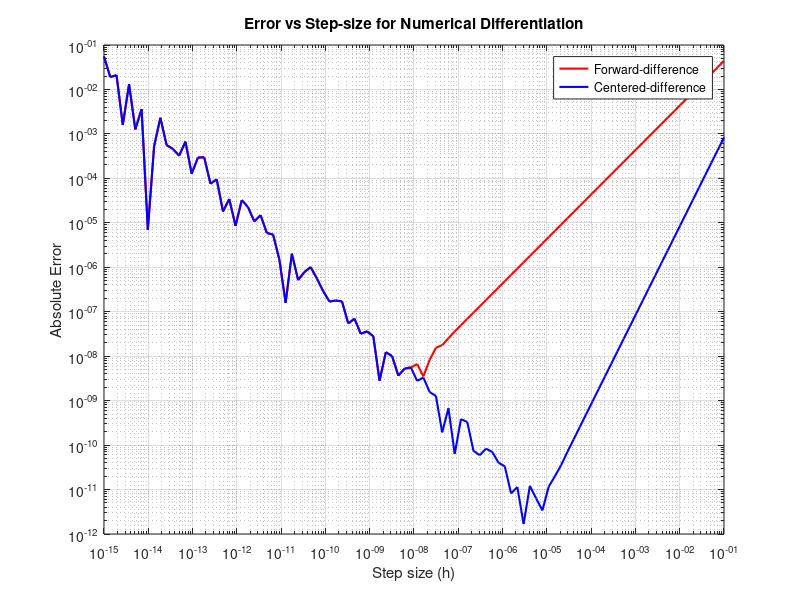

Write the MATLAB code that produced this figure.
% Parameters
x = pi/3;
true_val = 0.5;
h = logspace(-15, -1, 100);

% Numerical Formulas
f = @(x) sin(x);
forward_diff = (f(x + h) - f(x)) ./ h;
centered_diff = (f(x + h) - f(x - h)) ./ (2 * h);

% Absolute Errors
err_forward = abs(forward_diff - true_val);
err_centered = abs(centered_diff - true_val);

% Plotting
figure;
loglog(h, err_forward, 'r', 'LineWidth', 1.5); hold on;
loglog(h, err_centered, 'b', 'LineWidth', 1.5);
grid on;
xlabel('Step size (h)');
ylabel('Absolute Error');
legend('Forward-difference', 'Centered-difference');
title('Error vs Step-size for Numerical Differentiation');
